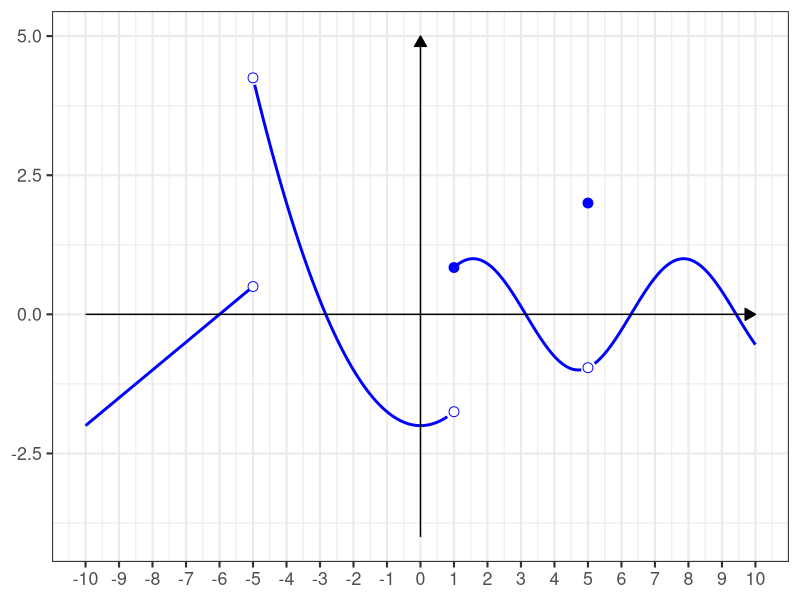
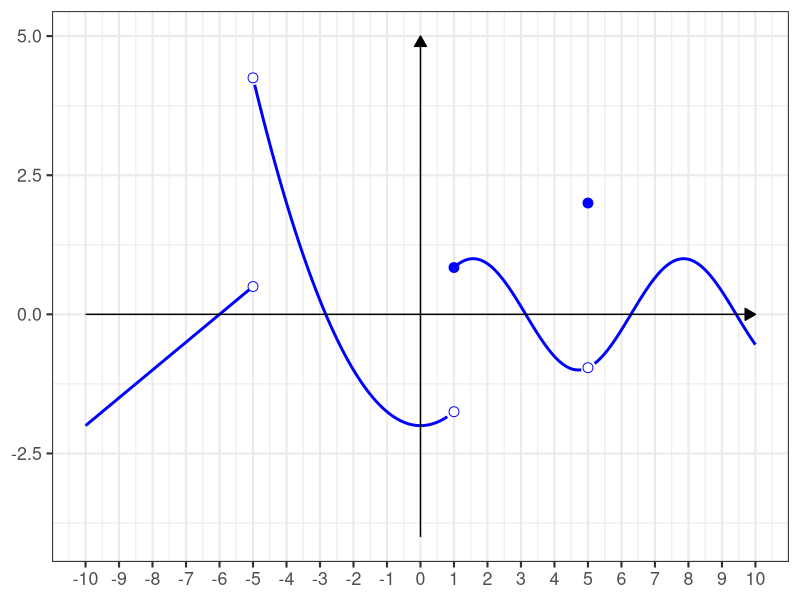
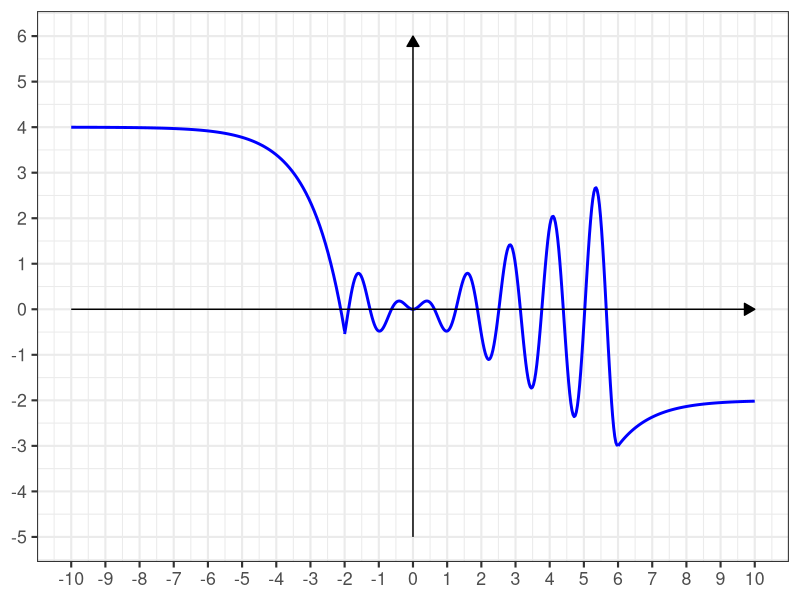
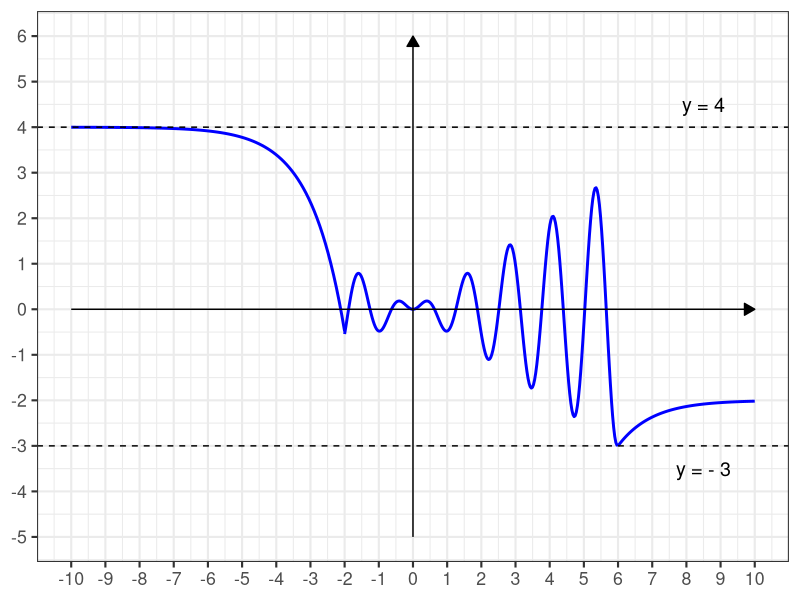
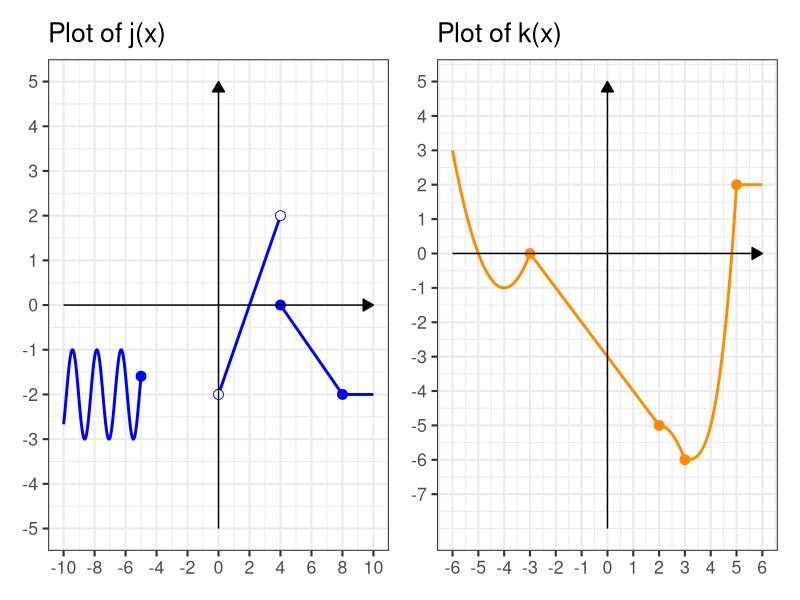

Write the R code that produced these figures, in order.
## ---- chunk 1
library(tidyverse)
library(patchwork)

theme_set(theme_bw(base_size = 16))
## ---- chunk 2
#| echo: false
#| message: false
#| fig.height: 3.25

x_vals_1 <- seq(-10, -5.1, length.out = 10)
x_vals_2 <- seq(-4.95, 0.8, length.out = 100)
x_vals_3 <- seq(1, 4.8, length.out = 100)
x_vals_4 <- seq(5.2, 10, length.out = 100)

f1 <- function(x) 0.5*x + 3
f2 <- function(x) 0.25*x^2 - 2
f3 <- function(x) sin(x)

y_vals_1 <- f1(x_vals_1)
y_vals_2 <- f2(x_vals_2)
y_vals_3 <- f3(x_vals_3)
y_vals_4 <- f3(x_vals_4)

open_pts <- data.frame(
  x = c(-5, -5, 1, 5),
  y = c(f1(-5), f2(-5), f2(1), f3(5))
)
closed_pts <- data.frame(
  x = c(1, 5),
  y = c(f3(1), 2)
)

ggplot() +
  geom_line(aes(x = x_vals_1, y = y_vals_1), color = "blue", linewidth = 1) +
  geom_line(aes(x = x_vals_2, y = y_vals_2), color = "blue", linewidth = 1) +
  geom_line(aes(x = x_vals_3, y = y_vals_3), color = "blue", linewidth = 1) +
  geom_line(aes(x = x_vals_4, y = y_vals_4), color = "blue", linewidth = 1) +
  geom_point(data = open_pts, aes(x = x, y = y),
             shape = 21, size = 3, fill = "white", color = "blue") +
  geom_point(data = closed_pts, aes(x = x, y = y),
             shape = 21, size = 3, fill = "blue", color = "blue") +
  annotate("segment",
           x = -10, xend = 10, y = 0, yend = 0,
           arrow = arrow(length = unit(0.3, "cm"), type = "closed"),
           linewidth = 0.5) +
  annotate("segment",
           x = 0, xend = 0, y = -4, yend = 5,
           arrow = arrow(length = unit(0.3, "cm"), type = "closed"),
           linewidth = 0.5) +
  scale_x_continuous(breaks = seq(-10, 10, by = 1)) +
  coord_cartesian(xlim = c(-10, 10), ylim = c(-4, 5)) +
  theme(
    axis.line = element_blank(),
    axis.title = element_blank()
  )
## ---- chunk 3
#| echo: false
#| message: false
#| fig.height: 3.25

x_vals_1 <- seq(-10, -5.1, length.out = 10)
x_vals_2 <- seq(-4.95, 0.8, length.out = 100)
x_vals_3 <- seq(1, 4.8, length.out = 100)
x_vals_4 <- seq(5.2, 10, length.out = 100)

f1 <- function(x) 0.5*x + 3
f2 <- function(x) 0.25*x^2 - 2
f3 <- function(x) sin(x)

y_vals_1 <- f1(x_vals_1)
y_vals_2 <- f2(x_vals_2)
y_vals_3 <- f3(x_vals_3)
y_vals_4 <- f3(x_vals_4)

open_pts <- data.frame(
  x = c(-5, -5, 1, 5),
  y = c(f1(-5), f2(-5), f2(1), f3(5))
)
closed_pts <- data.frame(
  x = c(1, 5),
  y = c(f3(1), 2)
)

ggplot() +
  geom_line(aes(x = x_vals_1, y = y_vals_1), color = "blue", linewidth = 1) +
  geom_line(aes(x = x_vals_2, y = y_vals_2), color = "blue", linewidth = 1) +
  geom_line(aes(x = x_vals_3, y = y_vals_3), color = "blue", linewidth = 1) +
  geom_line(aes(x = x_vals_4, y = y_vals_4), color = "blue", linewidth = 1) +
  geom_point(data = open_pts, aes(x = x, y = y),
             shape = 21, size = 3, fill = "white", color = "blue") +
  geom_point(data = closed_pts, aes(x = x, y = y),
             shape = 21, size = 3, fill = "blue", color = "blue") +
  annotate("segment",
           x = -10, xend = 10, y = 0, yend = 0,
           arrow = arrow(length = unit(0.3, "cm"), type = "closed"),
           linewidth = 0.5) +
  annotate("segment",
           x = 0, xend = 0, y = -4, yend = 5,
           arrow = arrow(length = unit(0.3, "cm"), type = "closed"),
           linewidth = 0.5) +
  scale_x_continuous(breaks = seq(-10, 10, by = 1)) +
  coord_cartesian(xlim = c(-10, 10), ylim = c(-4, 5)) +
  theme(
    axis.line = element_blank(),
    axis.title = element_blank()
  )
## ---- chunk 4
#| echo: false
#| message: false
#| fig.height: 2.75

x_vals_1 <- seq(-10, -2, length.out = 100)
x_vals_2 <- seq(-2, 6, length.out = 250)
x_vals_3 <- seq(6, 10, length.out = 100)

f1 <- function(x) 4 - 1.65*exp(x + 3)
f2 <- function(x) (1/2)*x*sin(5*x)
f3 <- function(x) -exp(-x + 6) - 2

y_vals_1 <- f1(x_vals_1)
y_vals_2 <- f2(x_vals_2)
y_vals_3 <- f3(x_vals_3)

ggplot() +
  geom_line(aes(x = x_vals_1, y = y_vals_1), color = "blue", linewidth = 1) +
  geom_line(aes(x = x_vals_2, y = y_vals_2), color = "blue", linewidth = 1) +
  geom_line(aes(x = x_vals_3, y = y_vals_3), color = "blue", linewidth = 1) +
  annotate("segment",
           x = -10, xend = 10, y = 0, yend = 0,
           arrow = arrow(length = unit(0.3, "cm"), type = "closed"),
           linewidth = 0.5) +
  annotate("segment",
           x = 0, xend = 0, y = -5, yend = 6,
           arrow = arrow(length = unit(0.3, "cm"), type = "closed"),
           linewidth = 0.5) +
  scale_x_continuous(breaks = seq(-10, 10, by = 1)) +
  scale_y_continuous(breaks = seq(-5, 6, by = 1)) +
  coord_cartesian(xlim = c(-10, 10), ylim = c(-5, 6)) +
  theme(
    axis.line = element_blank(),
    axis.title = element_blank()
  )
## ---- chunk 5
#| echo: false
#| message: false
#| fig.height: 2.75

x_vals_1 <- seq(-10, -2, length.out = 100)
x_vals_2 <- seq(-2, 6, length.out = 250)
x_vals_3 <- seq(6, 10, length.out = 100)

f1 <- function(x) 4 - 1.65*exp(x + 3)
f2 <- function(x) (1/2)*x*sin(5*x)
f3 <- function(x) -exp(-x + 6) - 2

y_vals_1 <- f1(x_vals_1)
y_vals_2 <- f2(x_vals_2)
y_vals_3 <- f3(x_vals_3)

ggplot() +
  geom_line(aes(x = x_vals_1, y = y_vals_1), color = "blue", linewidth = 1) +
  geom_line(aes(x = x_vals_2, y = y_vals_2), color = "blue", linewidth = 1) +
  geom_line(aes(x = x_vals_3, y = y_vals_3), color = "blue", linewidth = 1) +
  geom_hline(aes(yintercept = -3), linetype = "dashed", linewidth = 0.5) +
  geom_hline(aes(yintercept = 4), linetype = "dashed", linewidth = 0.5) +
  annotate("text", x = 8.5, y = -3.5, label = "y = - 3", size = 5) +
  annotate("text", x = 8.5, y = 4.5, label = "y = 4", size = 5) +
  annotate("segment",
           x = -10, xend = 10, y = 0, yend = 0,
           arrow = arrow(length = unit(0.3, "cm"), type = "closed"),
           linewidth = 0.5) +
  annotate("segment",
           x = 0, xend = 0, y = -5, yend = 6,
           arrow = arrow(length = unit(0.3, "cm"), type = "closed"),
           linewidth = 0.5) +
  scale_x_continuous(breaks = seq(-10, 10, by = 1)) +
  scale_y_continuous(breaks = seq(-5, 6, by = 1)) +
  coord_cartesian(xlim = c(-10, 10), ylim = c(-5, 6)) +
  theme(
    axis.line = element_blank(),
    axis.title = element_blank()
  )
## ---- chunk 6
#| echo: false
#| message: false
#| fig.height: 3.5

x_vals_f1 <- seq(-10, -5, length.out = 250)
x_vals_f2 <- seq(0.1, 3.9, length.out = 250)
x_vals_f3 <- seq(4.1, 8, length.out = 250)
x_vals_f4 <- seq(8, 10, length.out = 250)

f1 <- function(x) cos(4*x) - 2
f2 <- function(x) x - 2
f3 <- function(x) -0.5*x + 2
f4 <- function(x) rep(-2, length(x))

y_vals_f1 <- f1(x_vals_f1)
y_vals_f2 <- f2(x_vals_f2)
y_vals_f3 <- f3(x_vals_f3)
y_vals_f4 <- f4(x_vals_f4)

x_vals_g1 <- seq(-6, -3, length.out = 250)
x_vals_g2 <- seq(-3, 2, length.out = 250)
x_vals_g3 <- seq(2, 3, length.out = 250)
x_vals_g4 <- seq(3, 5, length.out = 250)
x_vals_g5 <- seq(5, 6, length.out = 250)

g1 <- function(x) (x + 4)^2 - 1
g2 <- function(x) -(x + 3)
g3 <- function(x) -(x - 2)^2 - 5
g4 <- function(x) (x - 3)^3 - 6
g5 <- function(x) rep(2, length(x))

y_vals_g1 <- g1(x_vals_g1)
y_vals_g2 <- g2(x_vals_g2)
y_vals_g3 <- g3(x_vals_g3)
y_vals_g4 <- g4(x_vals_g4)
y_vals_g5 <- g5(x_vals_g5)

open_f <- data.frame(x = c(0, 4), y = c(-2, 2))
closed_f <- data.frame(x = c(-5, 4, 8), y = c(f1(-5), 0, -2))
closed_g <- data.frame(x = c(-3, 2, 3, 5),
                        y = c(g1(-3), g2(2), g3(3), g4(5)))

p_f <- ggplot() +
  geom_line(aes(x = x_vals_f1, y = y_vals_f1), color = "blue", linewidth = 1) +
  geom_line(aes(x = x_vals_f2, y = y_vals_f2), color = "blue", linewidth = 1) +
  geom_line(aes(x = x_vals_f3, y = y_vals_f3), color = "blue", linewidth = 1) +
  geom_line(aes(x = x_vals_f4, y = y_vals_f4), color = "blue", linewidth = 1) +
  geom_point(data = open_f, aes(x = x, y = y),
             shape = 21, size = 3, fill = "white", color = "blue") +
  geom_point(data = closed_f, aes(x = x, y = y),
             shape = 21, size = 3, fill = "blue", color = "blue") +
  annotate("segment",
           x = -10, xend = 10, y = 0, yend = 0,
           arrow = arrow(length = unit(0.3, "cm"), type = "closed"),
           linewidth = 0.5) +
  annotate("segment",
           x = 0, xend = 0, y = -5, yend = 5,
           arrow = arrow(length = unit(0.3, "cm"), type = "closed"),
           linewidth = 0.5) +
  scale_x_continuous(breaks = seq(-10, 10, by = 2)) +
  scale_y_continuous(breaks = seq(-5, 5, by = 1)) +
  coord_cartesian(xlim = c(-10, 10), ylim = c(-5, 5)) +
  labs(title = "Plot of j(x)") +
  theme(axis.line = element_blank(), axis.title = element_blank())

p_g <- ggplot() +
  geom_line(aes(x = x_vals_g1, y = y_vals_g1), color = "darkorange", linewidth = 1) +
  geom_line(aes(x = x_vals_g2, y = y_vals_g2), color = "darkorange", linewidth = 1) +
  geom_line(aes(x = x_vals_g3, y = y_vals_g3), color = "darkorange", linewidth = 1) +
  geom_line(aes(x = x_vals_g4, y = y_vals_g4), color = "darkorange", linewidth = 1) +
  geom_line(aes(x = x_vals_g5, y = y_vals_g5), color = "darkorange", linewidth = 1) +
  geom_point(data = closed_g, aes(x = x, y = y),
             shape = 21, size = 3, fill = "darkorange", color = "darkorange") +
  annotate("segment",
           x = -6, xend = 6, y = 0, yend = 0,
           arrow = arrow(length = unit(0.3, "cm"), type = "closed"),
           linewidth = 0.5) +
  annotate("segment",
           x = 0, xend = 0, y = -8, yend = 5,
           arrow = arrow(length = unit(0.3, "cm"), type = "closed"),
           linewidth = 0.5) +
  scale_x_continuous(breaks = seq(-6, 6, by = 1)) +
  scale_y_continuous(breaks = seq(-7, 5, by = 1)) +
  coord_cartesian(xlim = c(-6, 6), ylim = c(-8, 5)) +
  labs(title = "Plot of k(x)") +
  theme(axis.line = element_blank(), axis.title = element_blank())

p_f + p_g
